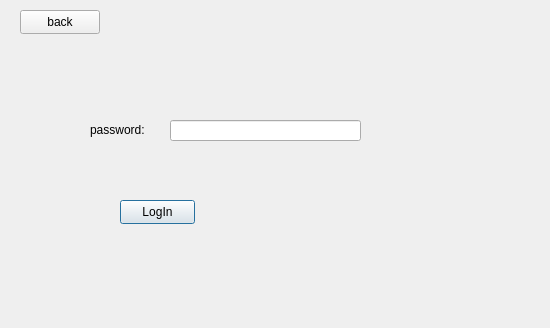
<?xml version="1.0" encoding="UTF-8"?>
<ui version="4.0">
 <class>Login</class>
 <widget class="QDialog" name="Login">
  <property name="geometry">
   <rect>
    <x>0</x>
    <y>0</y>
    <width>550</width>
    <height>328</height>
   </rect>
  </property>
  <property name="windowTitle">
   <string>Dialog</string>
  </property>
  <property name="windowOpacity">
   <double>1.000000000000000</double>
  </property>
  <widget class="QPushButton" name="loginButton">
   <property name="geometry">
    <rect>
     <x>120</x>
     <y>200</y>
     <width>75</width>
     <height>24</height>
    </rect>
   </property>
   <property name="cursor">
    <cursorShape>ArrowCursor</cursorShape>
   </property>
   <property name="text">
    <string>LogIn</string>
   </property>
  </widget>
  <widget class="QLineEdit" name="passwordLine">
   <property name="geometry">
    <rect>
     <x>170</x>
     <y>120</y>
     <width>191</width>
     <height>21</height>
    </rect>
   </property>
  </widget>
  <widget class="QLabel" name="passwordLabel">
   <property name="geometry">
    <rect>
     <x>90</x>
     <y>120</y>
     <width>61</width>
     <height>20</height>
    </rect>
   </property>
   <property name="text">
    <string>password:</string>
   </property>
  </widget>
  <widget class="QLabel" name="usernameCheckLine">
   <property name="geometry">
    <rect>
     <x>390</x>
     <y>60</y>
     <width>49</width>
     <height>16</height>
    </rect>
   </property>
   <property name="text">
    <string/>
   </property>
  </widget>
  <widget class="QLabel" name="passwordCheckLine">
   <property name="geometry">
    <rect>
     <x>390</x>
     <y>110</y>
     <width>49</width>
     <height>16</height>
    </rect>
   </property>
   <property name="text">
    <string/>
   </property>
  </widget>
  <widget class="QLabel" name="greetingLabel">
   <property name="geometry">
    <rect>
     <x>90</x>
     <y>70</y>
     <width>181</width>
     <height>16</height>
    </rect>
   </property>
   <property name="text">
    <string/>
   </property>
  </widget>
  <widget class="QPushButton" name="backButton">
   <property name="geometry">
    <rect>
     <x>20</x>
     <y>10</y>
     <width>80</width>
     <height>24</height>
    </rect>
   </property>
   <property name="text">
    <string>back</string>
   </property>
  </widget>
 </widget>
 <resources/>
 <connections/>
</ui>
